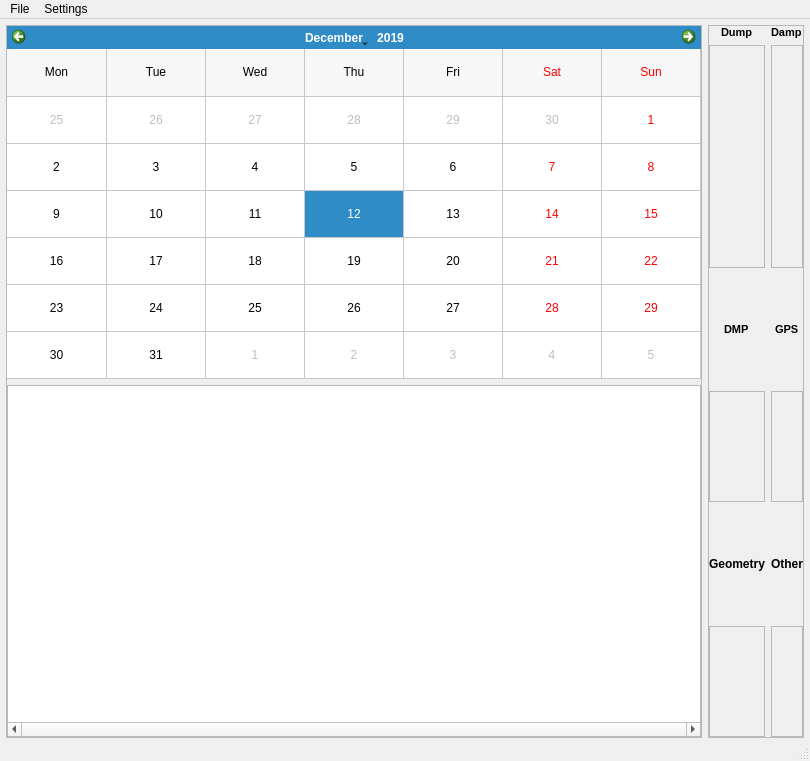
<?xml version="1.0" encoding="UTF-8"?>
<ui version="4.0">
 <class>MainWindow</class>
 <widget class="QMainWindow" name="MainWindow">
  <property name="geometry">
   <rect>
    <x>0</x>
    <y>0</y>
    <width>810</width>
    <height>761</height>
   </rect>
  </property>
  <property name="windowTitle">
   <string>MainWindow</string>
  </property>
  <widget class="QWidget" name="centralwidget">
   <layout class="QGridLayout" name="gridLayout">
    <property name="leftMargin">
     <number>6</number>
    </property>
    <property name="topMargin">
     <number>6</number>
    </property>
    <property name="rightMargin">
     <number>6</number>
    </property>
    <property name="bottomMargin">
     <number>1</number>
    </property>
    <item row="11" column="1" rowspan="5" colspan="2">
     <widget class="QFrame" name="frame_2">
      <property name="maximumSize">
       <size>
        <width>450</width>
        <height>16777215</height>
       </size>
      </property>
      <property name="frameShape">
       <enum>QFrame::StyledPanel</enum>
      </property>
      <property name="frameShadow">
       <enum>QFrame::Raised</enum>
      </property>
      <layout class="QGridLayout" name="gridLayout_3">
       <property name="leftMargin">
        <number>0</number>
       </property>
       <property name="topMargin">
        <number>0</number>
       </property>
       <property name="rightMargin">
        <number>0</number>
       </property>
       <property name="bottomMargin">
        <number>0</number>
       </property>
       <item row="0" column="1" alignment="Qt::AlignHCenter">
        <widget class="QLabel" name="label_4">
         <property name="font">
          <font>
           <pointsize>8</pointsize>
           <weight>75</weight>
           <bold>true</bold>
          </font>
         </property>
         <property name="text">
          <string>Damp</string>
         </property>
        </widget>
       </item>
       <item row="3" column="0" alignment="Qt::AlignHCenter">
        <widget class="QLabel" name="label_2">
         <property name="font">
          <font>
           <pointsize>8</pointsize>
           <weight>75</weight>
           <bold>true</bold>
          </font>
         </property>
         <property name="text">
          <string>DMP</string>
         </property>
        </widget>
       </item>
       <item row="1" column="1" rowspan="2">
        <widget class="QFrame" name="damp_frame">
         <property name="frameShape">
          <enum>QFrame::StyledPanel</enum>
         </property>
         <property name="frameShadow">
          <enum>QFrame::Raised</enum>
         </property>
        </widget>
       </item>
       <item row="5" column="1" alignment="Qt::AlignHCenter">
        <widget class="QLabel" name="label_7">
         <property name="font">
          <font>
           <weight>75</weight>
           <italic>false</italic>
           <bold>true</bold>
           <underline>false</underline>
          </font>
         </property>
         <property name="text">
          <string>Other</string>
         </property>
        </widget>
       </item>
       <item row="1" column="0" rowspan="2">
        <widget class="QFrame" name="dump_frame">
         <property name="minimumSize">
          <size>
           <width>20</width>
           <height>20</height>
          </size>
         </property>
         <property name="frameShape">
          <enum>QFrame::StyledPanel</enum>
         </property>
         <property name="frameShadow">
          <enum>QFrame::Raised</enum>
         </property>
        </widget>
       </item>
       <item row="5" column="0" alignment="Qt::AlignHCenter">
        <widget class="QLabel" name="label_5">
         <property name="font">
          <font>
           <weight>75</weight>
           <bold>true</bold>
          </font>
         </property>
         <property name="text">
          <string>Geometry</string>
         </property>
        </widget>
       </item>
       <item row="3" column="1" alignment="Qt::AlignHCenter">
        <widget class="QLabel" name="label_3">
         <property name="font">
          <font>
           <pointsize>8</pointsize>
           <weight>75</weight>
           <bold>true</bold>
          </font>
         </property>
         <property name="text">
          <string>GPS</string>
         </property>
        </widget>
       </item>
       <item row="0" column="0" alignment="Qt::AlignHCenter">
        <widget class="QLabel" name="label">
         <property name="sizePolicy">
          <sizepolicy hsizetype="Preferred" vsizetype="Maximum">
           <horstretch>0</horstretch>
           <verstretch>0</verstretch>
          </sizepolicy>
         </property>
         <property name="font">
          <font>
           <pointsize>8</pointsize>
           <weight>75</weight>
           <bold>true</bold>
          </font>
         </property>
         <property name="text">
          <string>Dump</string>
         </property>
        </widget>
       </item>
       <item row="4" column="0">
        <widget class="QFrame" name="dmp_frame">
         <property name="frameShape">
          <enum>QFrame::StyledPanel</enum>
         </property>
         <property name="frameShadow">
          <enum>QFrame::Raised</enum>
         </property>
        </widget>
       </item>
       <item row="4" column="1">
        <widget class="QFrame" name="gps_frame">
         <property name="frameShape">
          <enum>QFrame::StyledPanel</enum>
         </property>
         <property name="frameShadow">
          <enum>QFrame::Raised</enum>
         </property>
        </widget>
       </item>
       <item row="6" column="0">
        <widget class="QFrame" name="geometry_frame">
         <property name="frameShape">
          <enum>QFrame::StyledPanel</enum>
         </property>
         <property name="frameShadow">
          <enum>QFrame::Raised</enum>
         </property>
        </widget>
       </item>
       <item row="6" column="1">
        <widget class="QFrame" name="other_frame">
         <property name="frameShape">
          <enum>QFrame::StyledPanel</enum>
         </property>
         <property name="frameShadow">
          <enum>QFrame::Raised</enum>
         </property>
        </widget>
       </item>
      </layout>
     </widget>
    </item>
    <item row="11" column="0" rowspan="5">
     <widget class="QFrame" name="frame">
      <property name="frameShape">
       <enum>QFrame::StyledPanel</enum>
      </property>
      <property name="frameShadow">
       <enum>QFrame::Raised</enum>
      </property>
      <layout class="QGridLayout" name="gridLayout_2">
       <property name="leftMargin">
        <number>0</number>
       </property>
       <property name="topMargin">
        <number>0</number>
       </property>
       <property name="rightMargin">
        <number>0</number>
       </property>
       <property name="bottomMargin">
        <number>0</number>
       </property>
       <property name="verticalSpacing">
        <number>6</number>
       </property>
       <item row="0" column="0">
        <widget class="QCalendarWidget" name="calendar_widget">
         <property name="selectedDate">
          <date>
           <year>2019</year>
           <month>12</month>
           <day>12</day>
          </date>
         </property>
         <property name="gridVisible">
          <bool>true</bool>
         </property>
         <property name="horizontalHeaderFormat">
          <enum>QCalendarWidget::ShortDayNames</enum>
         </property>
         <property name="verticalHeaderFormat">
          <enum>QCalendarWidget::NoVerticalHeader</enum>
         </property>
         <property name="navigationBarVisible">
          <bool>true</bool>
         </property>
        </widget>
       </item>
       <item row="1" column="0">
        <widget class="QTreeView" name="dir_tree">
         <property name="horizontalScrollBarPolicy">
          <enum>Qt::ScrollBarAlwaysOn</enum>
         </property>
         <property name="autoExpandDelay">
          <number>0</number>
         </property>
         <property name="rootIsDecorated">
          <bool>true</bool>
         </property>
         <property name="animated">
          <bool>false</bool>
         </property>
         <property name="headerHidden">
          <bool>true</bool>
         </property>
         <attribute name="headerVisible">
          <bool>false</bool>
         </attribute>
        </widget>
       </item>
      </layout>
     </widget>
    </item>
   </layout>
  </widget>
  <widget class="QMenuBar" name="menubar">
   <property name="geometry">
    <rect>
     <x>0</x>
     <y>0</y>
     <width>810</width>
     <height>21</height>
    </rect>
   </property>
   <widget class="QMenu" name="menuFile">
    <property name="title">
     <string>File</string>
    </property>
    <addaction name="open_folder_action"/>
    <addaction name="separator"/>
    <addaction name="reset_action"/>
   </widget>
   <widget class="QMenu" name="menuSettings">
    <property name="title">
     <string>Settings</string>
    </property>
    <addaction name="open_damp_files_cbox"/>
   </widget>
   <addaction name="menuFile"/>
   <addaction name="menuSettings"/>
  </widget>
  <widget class="QStatusBar" name="status_bar"/>
  <action name="open_folder_action">
   <property name="text">
    <string>Open Folder</string>
   </property>
  </action>
  <action name="reset_action">
   <property name="text">
    <string>Reset</string>
   </property>
  </action>
  <action name="open_damp_files_cbox">
   <property name="checkable">
    <bool>true</bool>
   </property>
   <property name="checked">
    <bool>true</bool>
   </property>
   <property name="text">
    <string>Plot damping box files</string>
   </property>
  </action>
 </widget>
 <resources/>
 <connections/>
</ui>
